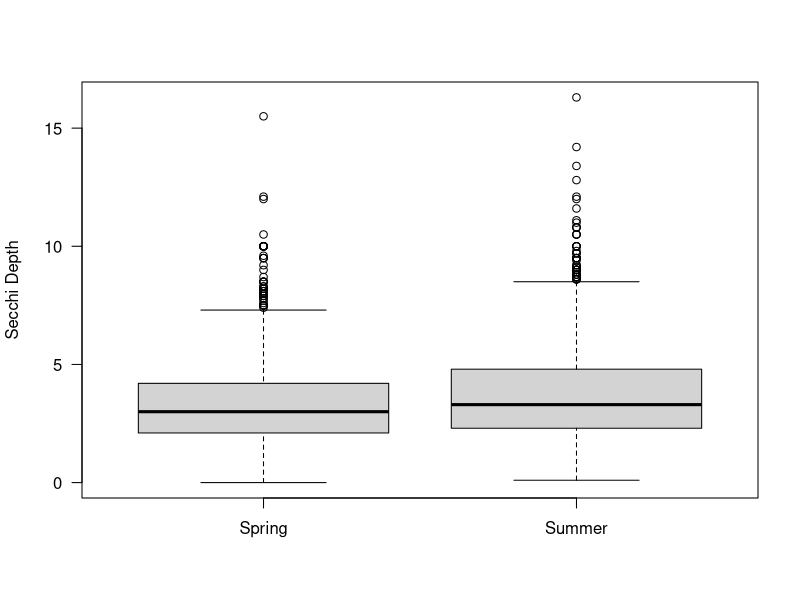
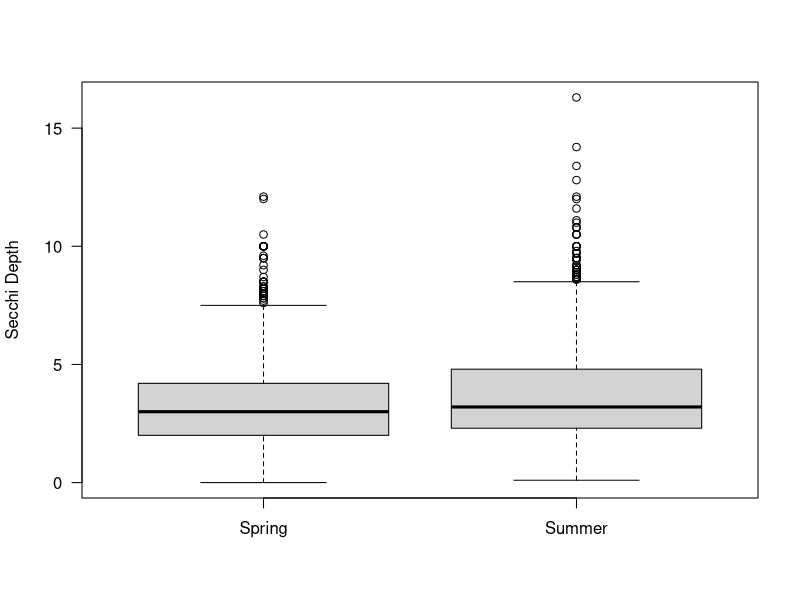

Recreate these plots in R, in order.
## Comparison between spring and summer secchi depths from the same sampling year
# AJR: 2024-03-20

library(tidyverse)
library(here)

# Read data
secDat <- read_csv(here("data","summerSecchis_bsm.csv")) %>% 
  select(WbyLID,`Water Chem Sample Date`, `Water Chem Secchi Depth (Spring)`,`Limno Sample Date`, `Limno Secchi Depth (Summer)`) %>% 
  rename(waterbodyID = WbyLID, 
         waterChem_dateSample = `Water Chem Sample Date`, 
         limno_dateSample = `Limno Sample Date`,
         springSecchi = `Water Chem Secchi Depth (Spring)`, 
         summerSecchi = `Limno Secchi Depth (Summer)`) %>% 
  relocate(limno_dateSample, .after = waterChem_dateSample)

# Remove rows with NAs and where waterChem_dateSample == limno_dateSample
secDat_complete <- secDat %>% 
  filter_all(all_vars(!is.na(.))) %>% 
  filter(waterChem_dateSample != limno_dateSample)

# T-test between spring and summer secchi's
secTest <- t.test(secDat_complete$springSecchi,secDat_complete$summerSecchi)
secTest
dim(secDat_complete)

# Visualize data, boxplot
boxplot(secDat_complete$springSecchi,secDat_complete$summerSecchi, names = c("Spring","Summer"),
        ylab="Secchi Depth", las = 1)

# Summer secchi's are slightly higher (mean spring = 3.37, mean summer = 3.7), so lakes appear clearer during the summer
# We could add a correction factor to ARU Secchi's (add 0.33cm to BsM data to translate spring model data for use
# in summer predictions?). 
#** Should actually correct ARU "summer" data to "spring" data if a correction is to be made (remove 33cm)

# It should be noted, these are for ALL BsM lakes, and have not been filtered to the model data

## Only lakes in our contemporary dataset
statDat_wide <- read_csv(here("data","BsM_WideSampleModelData_20240311.csv")) %>% #This dataset is slightly reduced
  filter(log(TKN) >4) #outliers <4                            #to remove all rows that had at 
                                                              #at least one NA. See 'modelData_assembly_20240311.R'
                                                              # script for details (bottom chunk)

#Pull out waterbodyIDs from our study
bsmUnique <- tibble(statDat_wide$waterbodyID) 
colnames(bsmUnique) <- "waterbodyID"

# Reduce data set and re-test
# Remove rows with NAs and where waterChem_dateSample == limno_dateSample
secDat_reduced <- secDat_complete %>% 
  semi_join(bsmUnique)

# T-test between spring and summer secchi's
secTest_red <- t.test(secDat_reduced$springSecchi,secDat_reduced$summerSecchi)
secTest_red
dim(secDat_reduced)

# Visualize data, boxplot
boxplot(secDat_reduced$springSecchi,secDat_reduced$summerSecchi, names = c("Spring","Summer"),
        ylab="Secchi Depth", las = 1)

## Same results; significant test and same mean difference (0.32 compared to 0.33)
# in summer predictions?)